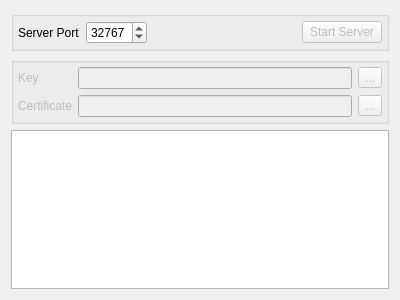
<?xml version="1.0" encoding="UTF-8"?>
<ui version="4.0">
 <class>Server</class>
 <widget class="QMainWindow" name="Server">
  <property name="geometry">
   <rect>
    <x>0</x>
    <y>0</y>
    <width>400</width>
    <height>300</height>
   </rect>
  </property>
  <property name="windowTitle">
   <string>QSsl Chat Server</string>
  </property>
  <widget class="QWidget" name="centralWidget">
   <layout class="QVBoxLayout" name="verticalLayout">
    <item>
     <widget class="QGroupBox" name="serverGroupBox">
      <layout class="QHBoxLayout" name="horizontalLayout">
       <property name="margin">
        <number>4</number>
       </property>
       <item>
        <widget class="QLabel" name="portLabel">
         <property name="text">
          <string>Server Port</string>
         </property>
        </widget>
       </item>
       <item>
        <widget class="QSpinBox" name="portSpinBox">
         <property name="minimum">
          <number>1024</number>
         </property>
         <property name="maximum">
          <number>65535</number>
         </property>
         <property name="value">
          <number>32767</number>
         </property>
        </widget>
       </item>
       <item>
        <spacer name="horizontalSpacer">
         <property name="orientation">
          <enum>Qt::Horizontal</enum>
         </property>
         <property name="sizeHint" stdset="0">
          <size>
           <width>40</width>
           <height>20</height>
          </size>
         </property>
        </spacer>
       </item>
       <item>
        <widget class="QPushButton" name="startStopButton">
         <property name="enabled">
          <bool>false</bool>
         </property>
         <property name="text">
          <string>Start Server</string>
         </property>
        </widget>
       </item>
      </layout>
     </widget>
    </item>
    <item>
     <widget class="QGroupBox" name="sslFilesGroupBox">
      <property name="enabled">
       <bool>false</bool>
      </property>
      <property name="flat">
       <bool>false</bool>
      </property>
      <layout class="QGridLayout" name="gridLayout">
       <property name="margin">
        <number>4</number>
       </property>
       <item row="0" column="0">
        <widget class="QLabel" name="keyLabel">
         <property name="text">
          <string>Key</string>
         </property>
        </widget>
       </item>
       <item row="1" column="0">
        <widget class="QLabel" name="certificateLabel">
         <property name="text">
          <string>Certificate</string>
         </property>
        </widget>
       </item>
       <item row="0" column="1">
        <widget class="QLineEdit" name="keyLineEdit"/>
       </item>
       <item row="1" column="1">
        <widget class="QLineEdit" name="certificateLineEdit"/>
       </item>
       <item row="0" column="2">
        <widget class="QToolButton" name="keyButton">
         <property name="text">
          <string>...</string>
         </property>
        </widget>
       </item>
       <item row="1" column="2">
        <widget class="QToolButton" name="certificateButton">
         <property name="text">
          <string>...</string>
         </property>
        </widget>
       </item>
      </layout>
     </widget>
    </item>
    <item>
     <widget class="QTextEdit" name="logTextEdit">
      <property name="readOnly">
       <bool>true</bool>
      </property>
     </widget>
    </item>
   </layout>
  </widget>
 </widget>
 <layoutdefault spacing="6" margin="11"/>
 <resources/>
 <connections>
  <connection>
   <sender>startStopButton</sender>
   <signal>clicked()</signal>
   <receiver>Server</receiver>
   <slot>startStopButtonClicked()</slot>
   <hints>
    <hint type="sourcelabel">
     <x>348</x>
     <y>25</y>
    </hint>
    <hint type="destinationlabel">
     <x>199</x>
     <y>149</y>
    </hint>
   </hints>
  </connection>
  <connection>
   <sender>keyButton</sender>
   <signal>clicked()</signal>
   <receiver>Server</receiver>
   <slot>keyButtonClicked()</slot>
   <hints>
    <hint type="sourcelabel">
     <x>373</x>
     <y>62</y>
    </hint>
    <hint type="destinationlabel">
     <x>199</x>
     <y>149</y>
    </hint>
   </hints>
  </connection>
  <connection>
   <sender>certificateButton</sender>
   <signal>clicked()</signal>
   <receiver>Server</receiver>
   <slot>certificateButtonClicked()</slot>
   <hints>
    <hint type="sourcelabel">
     <x>373</x>
     <y>88</y>
    </hint>
    <hint type="destinationlabel">
     <x>199</x>
     <y>149</y>
    </hint>
   </hints>
  </connection>
  <connection>
   <sender>keyLineEdit</sender>
   <signal>textChanged(QString)</signal>
   <receiver>Server</receiver>
   <slot>keyFileChanged(QString)</slot>
   <hints>
    <hint type="sourcelabel">
     <x>212</x>
     <y>62</y>
    </hint>
    <hint type="destinationlabel">
     <x>199</x>
     <y>149</y>
    </hint>
   </hints>
  </connection>
  <connection>
   <sender>certificateLineEdit</sender>
   <signal>textChanged(QString)</signal>
   <receiver>Server</receiver>
   <slot>certificateFileChanged(QString)</slot>
   <hints>
    <hint type="sourcelabel">
     <x>212</x>
     <y>88</y>
    </hint>
    <hint type="destinationlabel">
     <x>199</x>
     <y>149</y>
    </hint>
   </hints>
  </connection>
 </connections>
 <slots>
  <slot>startStopButtonClicked()</slot>
  <slot>keyButtonClicked()</slot>
  <slot>certificateButtonClicked()</slot>
  <slot>keyFileChanged(QString)</slot>
  <slot>certificateFileChanged(QString)</slot>
 </slots>
</ui>
